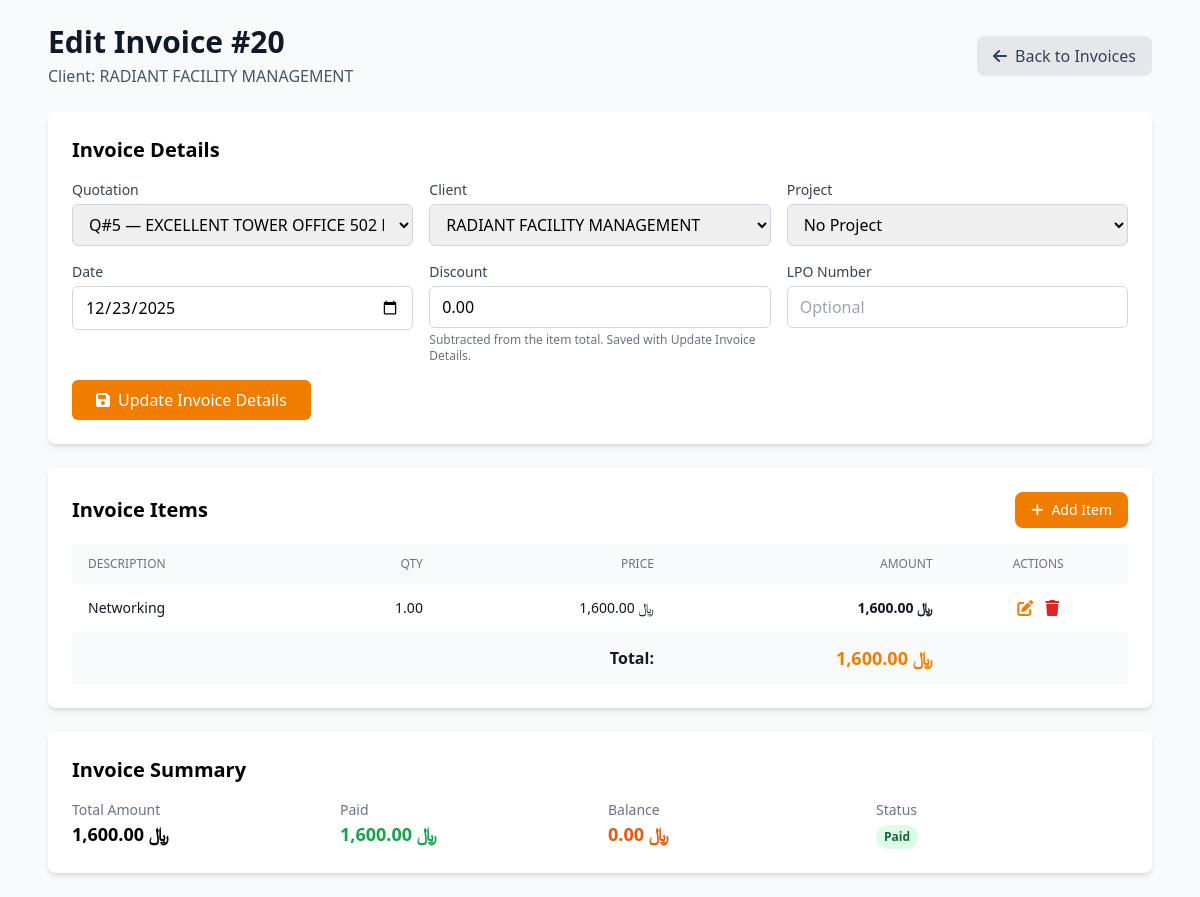
The app's page /pages/invoice_edit.php?id=20 with its own data.
### tables this page shows
CREATE TABLE `invoices` (
  `id` int(11) NOT NULL,
  `quotation_id` int(11) DEFAULT NULL,
  `client_id` int(11) DEFAULT NULL,
  `date` text DEFAULT NULL,
  `lpo_number` text DEFAULT NULL,
  `status` varchar(255) DEFAULT 'unpaid',
  `total_amount` decimal(10,2) DEFAULT NULL,
  `discount` decimal(10,2) DEFAULT NULL,
  `paid_amount` decimal(10,2) DEFAULT NULL,
  `balance` decimal(10,2) DEFAULT NULL
);

CREATE TABLE `clients` (
  `id` int(11) NOT NULL,
  `name` text NOT NULL,
  `contact` text DEFAULT NULL,
  `email` text DEFAULT NULL,
  `phone` text DEFAULT NULL,
  `address` text DEFAULT NULL,
  `total_invoice` decimal(10,2) DEFAULT NULL,
  `total_paid` decimal(10,2) DEFAULT NULL,
  `balance` decimal(10,2) DEFAULT NULL
);

CREATE TABLE `invoice_items` (
  `id` int(11) NOT NULL,
  `invoice_id` decimal(10,2) DEFAULT NULL,
  `description` text DEFAULT NULL,
  `quantity` decimal(10,2) DEFAULT NULL,
  `price` decimal(10,2) DEFAULT NULL,
  `total` decimal(10,2) DEFAULT NULL
);

### includes/functions.php (called while the page is built, shortened)
<?php
function currency_symbol() {
    $sym = getenv('CURRENCY_SYMBOL');
    return $sym . ' ';
}
function money($amount, $decimals = 2) {
    return currency_symbol() . number_format((float)$amount, $decimals);
}

### pages/invoice_edit.php (the view, shortened to what this page needs)
<?php
include_once '../includes/db.php';
include_once '../includes/functions.php';
$invoice_id = isset($_GET['id']) ? (int) $_GET['id'] : 0;
$stmt = $pdo->prepare("
    SELECT i.*, c.name as client_name, c.email as client_email
    FROM invoices i
    LEFT JOIN clients c ON i.client_id = c.id
    WHERE i.id = ?
");
$stmt->execute([$invoice_id]);
$invoice = $stmt->fetch();
$stmt = $pdo->prepare("SELECT * FROM invoice_items WHERE invoice_id = ? ORDER BY id ASC");
$stmt->execute([$invoice_id]);
$items = $stmt->fetchAll();
$clients = $pdo->query("SELECT id, name FROM clients ORDER BY name")->fetchAll();
$qStmt = $pdo->prepare("SELECT q.id, q.total_amount, q.project_id, p.name AS project_name
                        FROM quotations q
                        LEFT JOIN projects p ON q.project_id = p.id
                        WHERE q.status = 'approved' OR q.id = ?
                        ORDER BY q.id DESC");
$qStmt->execute([$invoice['quotation_id']]);
$quotations = $qStmt->fetchAll();
?>
    <!DOCTYPE html>
    <html lang="en">
    <head>
        <script src="https://cdn.tailwindcss.com"></script>
        <link rel="stylesheet" href="https://cdnjs.cloudflare.com/ajax/libs/font-awesome/6.4.0/css/all.min.css">
    </head>
    <body class="bg-gray-50">
        <div class="max-w-6xl mx-auto p-6">
            <div class="mb-6 flex items-center justify-between">
                <div>
                    <h1 class="text-3xl font-bold text-gray-900">Edit Invoice #<?php echo $invoice_id; ?></h1>
                    <p class="text-gray-600 mt-1">Client: <?php echo htmlspecialchars($invoice['client_name']); ?></p>
                </div>
                <a href="../index.php?page=invoices"
                    class="bg-gray-200 hover:bg-gray-300 text-gray-700 px-4 py-2 rounded-lg">
                    <i class="fas fa-arrow-left mr-2"></i>Back to Invoices
                </a>
            </div>
            <div class="bg-white rounded-lg shadow-md p-6 mb-6">
                <h2 class="text-xl font-semibold mb-4">Invoice Details</h2>
                <form method="post" class="grid grid-cols-1 md:grid-cols-3 gap-4">
                    <div>
                        <label class="block text-sm font-medium text-gray-700 mb-1">Quotation</label>
                        <select name="quotation_id" id="invoice-quotation_id" class="w-full px-3 py-2 border border-gray-300 rounded-md">
                            <?php foreach ($quotations as $quotation): ?>
                                <option value="<?php echo $quotation['id']; ?>"
                                    data-project-id="<?php echo $quotation['project_id'] ?? ''; ?>"
                                    <?php echo $quotation['id'] == $invoice['quotation_id'] ? 'selected' : ''; ?>>
                                    Q#<?php echo $quotation['id']; ?> — <?php echo htmlspecialchars($quotation['project_name'] ?? 'No Project'); ?> — <?php echo money($quotation['total_amount']); ?>
                                </option>
                            <?php endforeach; ?>
                        </select>
                    </div>
                    <div>
                        <label class="block text-sm font-medium text-gray-700 mb-1">Client</label>
                        <select name="client_id" class="w-full px-3 py-2 border border-gray-300 rounded-md" required>
                            <?php foreach ($clients as $client): ?>
                                <option value="<?php echo $client['id']; ?>" <?php echo $client['id'] == $invoice['client_id'] ? 'selected' : ''; ?>>
                                    <?php echo htmlspecialchars($client['name']); ?>
                                </option>
                            <?php endforeach; ?>
                        </select>
                    </div>
                    <div>
                        <label class="block text-sm font-medium text-gray-700 mb-1">Project</label>
                        <select name="project_id" id="invoice-project_id" class="w-full px-3 py-2 border border-gray-300 rounded-md">
                            <option value="">No Project</option>
                        </select>
                    </div>
                    <div>
                        <label class="block text-sm font-medium text-gray-700 mb-1">Date</label>
                        <input type="date" name="date" value="<?php echo $invoice['date']; ?>"
                            class="w-full px-3 py-2 border border-gray-300 rounded-md" required>
                    </div>
                    <div>
                        <label class="block text-sm font-medium text-gray-700 mb-1">Discount</label>
                        <input type="number" step="0.01" min="0" name="discount"
                            value="<?php echo number_format((float) ($invoice['discount'] ?? 0), 2, '.', ''); ?>"
                            class="w-full px-3 py-2 border border-gray-300 rounded-md">
                        <p class="text-xs text-gray-500 mt-1">Subtracted from the item total. Saved with Update Invoice Details.</p>
                    </div>
                    <div>
                        <label class="block text-sm font-medium text-gray-700 mb-1">LPO Number</label>
                        <input type="text" name="lpo_number"
                            value="<?php echo htmlspecialchars($invoice['lpo_number'] ?? ''); ?>" placeholder="Optional"
                            class="w-full px-3 py-2 border border-gray-300 rounded-md">
                    </div>
                    <div class="md:col-span-3">
                        <button type="submit" name="update_invoice"
                            class="bg-primary hover:bg-secondary text-white px-6 py-2 rounded-md">
                            <i class="fas fa-save mr-2"></i>Update Invoice Details
                        </button>
                    </div>
                </form>
            </div>
            <div class="bg-white rounded-lg shadow-md p-6 mb-6">
                <div class="flex items-center justify-between mb-4">
                    <h2 class="text-xl font-semibold">Invoice Items</h2>
                    <button onclick="document.getElementById('addItemForm').classList.toggle('hidden')"
                        class="bg-primary hover:bg-secondary text-white px-4 py-2 rounded-lg text-sm">
                        <i class="fas fa-plus mr-2"></i>Add Item
                    </button>
                </div>
                <div class="overflow-x-auto">
                    <table class="w-full">
                        <thead class="bg-gray-50">
                            <tr>
                                <th class="px-4 py-3 text-left text-xs font-medium text-gray-500 uppercase">Description
                                </th>
                                <th class="px-4 py-3 text-right text-xs font-medium text-gray-500 uppercase">Qty</th>
                                <th class="px-4 py-3 text-right text-xs font-medium text-gray-500 uppercase">Price</th>
                                <th class="px-4 py-3 text-right text-xs font-medium text-gray-500 uppercase">Amount</th>
                                <th class="px-4 py-3 text-center text-xs font-medium text-gray-500 uppercase">Actions
                                </th>
                            </tr>
                        </thead>
                        <tbody class="divide-y divide-gray-200">
                            <?php if (empty($items)): ?>
                                <tr>
                                    <td colspan="5" class="px-4 py-8 text-center text-gray-500">
                                        <i class="fas fa-inbox text-4xl mb-2"></i>
                                        <p>No items added yet. Click "Add Item" to get started.</p>
                                    </td>
                                </tr>
                            <?php else: ?>
                                <?php foreach ($items as $item): ?>
                                    <tr class="hover:bg-gray-50" id="item-<?php echo $item['id']; ?>">
                                        <td class="px-4 py-3">
                                            <div class="text-sm text-gray-900">
                                                <?php echo htmlspecialchars($item['description']); ?>
                                            </div>
                                        </td>
                                        <td class="px-4 py-3 text-right text-sm text-gray-900"><?php echo $item['quantity']; ?>
                                        </td>
                                        <td class="px-4 py-3 text-right text-sm text-gray-900">
                                            <?php echo money($item['price']); ?>
                                        </td>
                                        <td class="px-4 py-3 text-right text-sm font-semibold text-gray-900">
                                            <?php echo money($item['total']); ?>
                                        </td>
                                        <td class="px-4 py-3 text-center">
                                            <button
                                                onclick="editItem(<?php echo htmlspecialchars(json_encode($item), ENT_QUOTES, 'UTF-8'); ?>)"
                                                class="text-primary hover:text-secondary mr-2" title="Edit">
                                                <i class="fas fa-edit"></i>
                                            </button>
                                            <a href="?id=<?php echo $invoice_id; ?>&delete_item=<?php echo $item['id']; ?>"
                                                onclick="return confirm('Delete this item?')"
                                                class="text-red-600 hover:text-red-800" title="Delete">
                                                <i class="fas fa-trash"></i>
                                            </a>
                                        </td>
                                    </tr>
                                <?php endforeach; ?>
                            <?php endif; ?>
                        </tbody>
                        <tfoot class="bg-gray-50">
                            <tr>
                                <td colspan="3" class="px-4 py-3 text-right font-semibold text-gray-900">Total:</td>
                                <td class="px-4 py-3 text-right font-bold text-lg text-primary">
                                    <?php echo money($invoice['total_amount']); ?>
                                </td>
                                <td></td>
                            </tr>
                        </tfoot>
                    </table>
                </div>
            </div>
            <div class="bg-white rounded-lg shadow-md p-6">
                <h2 class="text-xl font-semibold mb-4">Invoice Summary</h2>
                <div class="grid grid-cols-2 md:grid-cols-4 gap-4">
                    <div>
                        <div class="text-sm text-gray-500">Total Amount</div>
                        <div class="text-lg font-semibold"><?php echo money($invoice['total_amount']); ?></div>
                    </div>
                    <div>
                        <div class="text-sm text-gray-500">Paid</div>
                        <div class="text-lg font-semibold text-green-600">
                            <?php echo money($invoice['paid_amount'] ?? 0); ?>
                        </div>
                    </div>
                    <div>
                        <div class="text-sm text-gray-500">Balance</div>
                        <div class="text-lg font-semibold text-orange-600">
                            <?php echo money($invoice['balance'] ?? $invoice['total_amount']); ?>
                        </div>
                    </div>
                    <div>
                        <div class="text-sm text-gray-500">Status</div>
                        <div class="text-lg font-semibold">
                            <span class="inline-flex px-2 py-1 text-xs rounded-full
                            <?php
                            switch ($invoice['status'] ?? 'unpaid') {
                                case 'paid':
                                    echo 'bg-green-100 text-green-800';
                                    break;
                            }
                            ?>">
                                <?php echo ucfirst(str_replace('_', ' ', $invoice['status'] ?? 'unpaid')); ?>
                            </span>
                        </div>
                    </div>
                </div>
            </div>
        </div>
    </body>
    </html>

### records on screen
invoices: client.name "RADIANT FACILITY MANAGEMENT", quotation_id "Q#5 — EXCELLENT TOWER OFFICE 502 NETWORKING — ﷼ 1,600.00", client_id "RADIANT FACILITY MANAGEMENT", date "12/23/2025", discount "0.00", total_amount "﷼ 1,600.00", paid_amount "﷼ 1,600.00", balance "﷼ 0.00", status "Paid"
invoice_items: description "Networking", quantity "1.00", price "﷼ 1,600.00", total "﷼ 1,600.00"

### other values on screen
$invoice_id "20"
